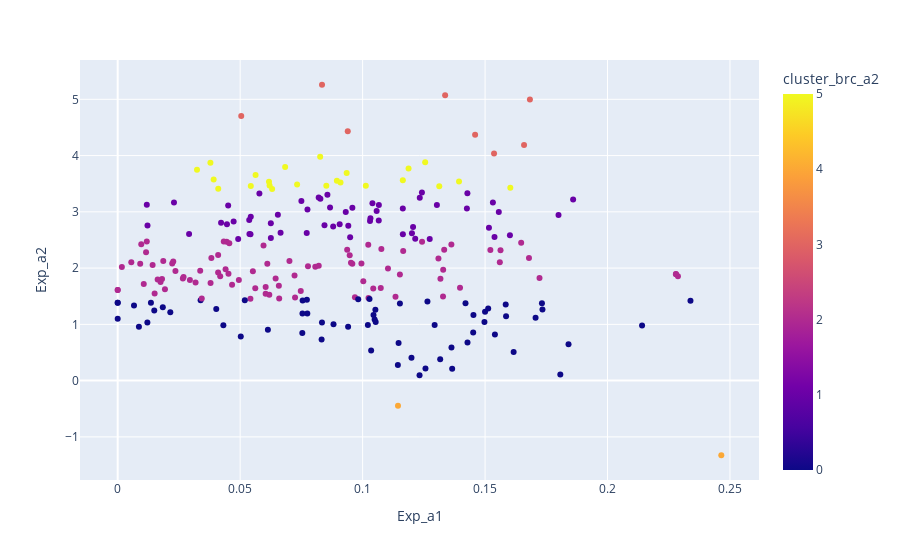

Notebook source saved alongside this figure:
### Code cell
fig = px.scatter(cluster_exp, x="Exp_a1", y="Exp_a2", color="cluster_brc_a2")
fig.show()

### Figure 1 — Plotly figure (JSON) as saved in the notebook; plotly's stock layout.template omitted (floating-point values rounded to 4 significant figures; data arrays with more than 128 entries replaced by an {"elided": "..."} marker saying what was removed)
{"data": [{"hovertemplate": "Exp_a1=%{x}<br>Exp_a2=%{y}<br>cluster_brc_a2=%{marker.color}<extra></extra>", "legendgroup": "", "marker": {"color": {"elided": "239 int values"}, "coloraxis": "coloraxis", "symbol": "circle"}, "mode": "markers", "name": "", "orientation": "v", "showlegend": false, "type": "scatter", "x": {"elided": "239 float values"}, "xaxis": "x", "y": {"elided": "239 float values"}, "yaxis": "y"}], "layout": {"coloraxis": {"colorbar": {"title": {"text": "cluster_brc_a2"}}, "colorscale": [[0, "#0d0887"], [0.1111, "#46039f"], [0.2222, "#7201a8"], [0.3333, "#9c179e"], [0.4444, "#bd3786"], [0.5556, "#d8576b"], [0.6667, "#ed7953"], [0.7778, "#fb9f3a"], [0.8889, "#fdca26"], [1, "#f0f921"]]}, "legend": {"tracegroupgap": 0}, "margin": {"t": 60}, "xaxis": {"anchor": "y", "domain": [0, 1], "title": {"text": "Exp_a1"}}, "yaxis": {"anchor": "x", "domain": [0, 1], "title": {"text": "Exp_a2"}}}}
